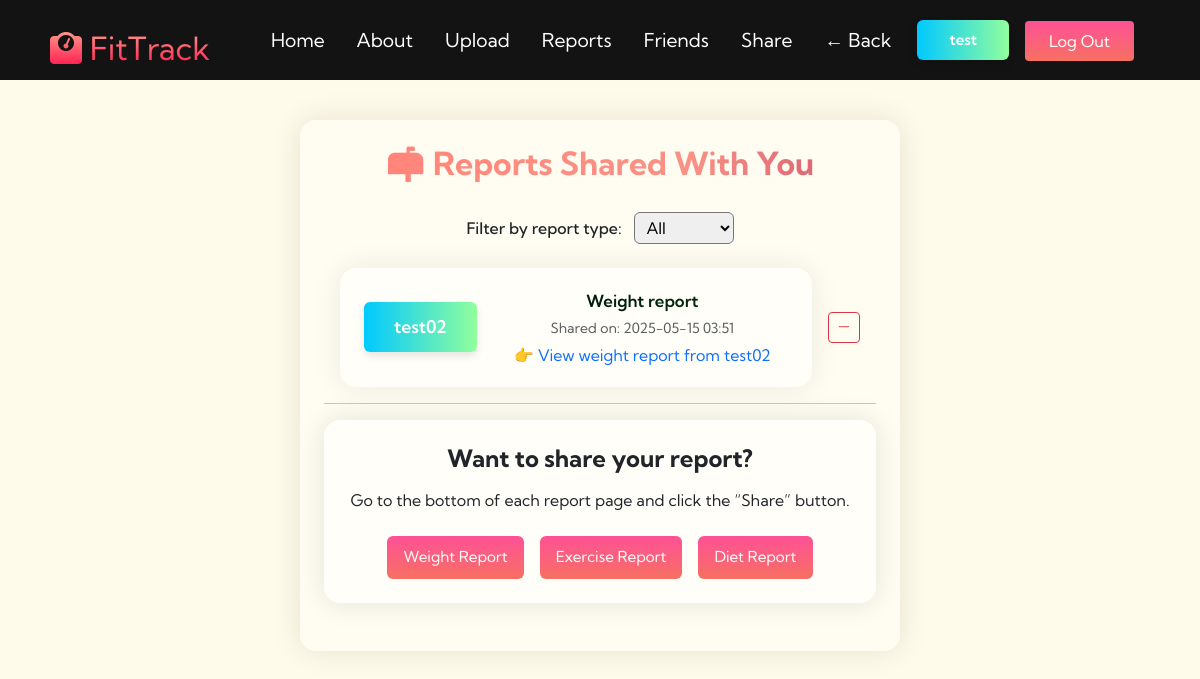
/shared_reports (signed in), run on the app's committed database.
### Fittrack/models.py (models this page shows, shortened)
class User(db.Model, UserMixin):
    __tablename__ = 'user'
    user_id = db.Column(db.Integer, primary_key=True)
    username = db.Column(db.String(80), unique=True, nullable=False)
    email = db.Column(db.String(120), unique=True, nullable=False)
    hashed_password = db.Column(db.String(200), nullable=False)
    is_profile_complete = db.Column(db.Boolean, default=False)
    birthday = db.Column(Date)
    age = db.Column(db.Integer)
    gender = db.Column(db.String(10))
    height = db.Column(db.Integer)
    current_weight = db.Column(db.Float)
    target_weight = db.Column(db.Float)
    avatar = db.Column(db.String(100))
    target_weight_time_days = db.Column(db.Integer)
    target_exercise_time_per_week = db.Column(db.Integer)
    target_exercise_timeframe_days = db.Column(db.Integer)
    weight_reg = db.Column(db.Float)
    bmi_reg = db.Column(db.Float)
    bmi_now = db.Column(db.Float)
    register_date = db.Column(Date)
    records = db.relationship('DailyRecord', backref='user', lazy=True)
    recommended_calories = db.Column(db.Float)
    activity_level = db.Column(db.String(20))  # 'low', 'moderate', 'high'

class SharedReport(db.Model):
    __tablename__ = 'shared_report'
    id = db.Column(db.Integer, primary_key=True)
    sender_id = db.Column(db.Integer, db.ForeignKey('user.user_id'), nullable=False)
    receiver_id = db.Column(db.Integer, db.ForeignKey('user.user_id'), nullable=False)
    report_type = db.Column(db.String(20), nullable=False)  # 'weight' or 'exercise'
    record_user_id = db.Column(db.Integer, nullable=True)
    timestamp = db.Column(db.DateTime, default=datetime.utcnow)
    sender = db.relationship('User', foreign_keys=[sender_id], backref='sent_reports')
    receiver = db.relationship('User', foreign_keys=[receiver_id], backref='received_reports')

### Fittrack/routes/visualise_routes.py (the view)
@visualise_bp.route("/shared_reports")
@login_required
def shared_reports():
    from ..models import SharedReport
    report_type = request.args.get("type", "").lower()
    query = SharedReport.query.filter_by(receiver_id=current_user.user_id)
    if report_type in ['weight', 'exercise', 'diet']:
        query = query.filter_by(report_type=report_type)
    reports = query.order_by(SharedReport.timestamp.desc()).all()
    return render_template("shared_reports.html", reports=reports, selected_type=report_type, timedelta=timedelta)

### Fittrack/__init__.py (called while the page is built)
@login_manager.user_loader
def load_user(user_id):
    return User.query.get(int(user_id))

### Fittrack/templates/shared_reports.html (shortened to what this page needs)
{% extends "base.html" %}
{% block content %}
<link rel="stylesheet" href="{{ url_for('static', filename='css/share.css') }}">
<div class="share-layout">
  <h1 class="profile-title">📬 Reports Shared With You</h1>
  <form method="get" action="{{ url_for('visualise_bp.shared_reports') }}" class="text-center mb-4">
    <label for="filter" class="fw-medium">Filter by report type:</label>
    <select name="type" id="filter" onchange="this.form.submit()" class="ms-2 px-2 py-1 rounded">
      <option value="">All</option>
    </select>
  </form>
  {% if reports %}
    <div class="d-flex flex-column align-items-center gap-4">
      {% for report in reports %}
        <div class="d-flex align-items-center justify-content-between w-100 px-3" style="max-width: 800px;">
          <a href="{{ url_for('visualise_bp.view_shared_report', user_id=report.sender_id, type=report.report_type) }}"
            class="shared-report-card text-decoration-none text-dark flex-grow-1 me-3">
            <div class="report-card-content">
              <div class="sender-name">{{ report.sender.username }}</div>
              <div class="report-info text-center">
                <div class="report-type-title">{{ report.report_type.capitalize() }} report</div>
                {% set adjusted_time = report.timestamp + timedelta(hours=8) %}
                <div class="text-muted small">Shared on: {{ adjusted_time.strftime('%Y-%m-%d %H:%M') }}</div>
                <div class="text-primary mt-1">👉 View {{ report.report_type }} report from {{ report.sender.username }}</div>
              </div>
            </div>
          </a>
            <form method="POST" action="{{ url_for('share_bp.delete_shared_report', report_id=report.id) }}">
              <button type="submit" class="btn btn-sm btn-outline-danger"
                      onclick="return confirm('Are you sure you want to delete this shared report?');">－</button>
            </form>
        </div>
      {% endfor %}
    </div>
  {% else %}
    <p class="text-center mt-4">No reports shared with you.</p>
  {% endif %}
  <hr />
  <div class="card-box mb-4" style="margin: auto;">
    <h4 class="text-center fw-bold mb-3">Want to share your report?</h4>
    <p class="text-center mb-4">Go to the bottom of each report page and click the “Share” button.</p>
    <div class="d-flex justify-content-center gap-3 flex-wrap">
      <a href="{{ url_for('visualise_bp.weight_report') }}" class="btn-gradient text-decoration-none">Weight Report</a>
      <a href="{{ url_for('visualise_bp.exercise_report') }}" class="btn-gradient text-decoration-none">Exercise Report</a>
      <a href="{{ url_for('diet_bp.diet_report') }}" class="btn-gradient text-decoration-none">Diet Report</a>
    </div>
  </div>
</div>
{% endblock %}

### Fittrack/templates/base.html (shortened to what this page needs)
<!DOCTYPE html>
<html lang="en">
<head>
  <link rel="stylesheet" href="https://cdnjs.cloudflare.com/ajax/libs/font-awesome/6.5.0/css/all.min.css" />
  <link href="https://cdn.jsdelivr.net/npm/bootstrap@5.3.3/dist/css/bootstrap.min.css" rel="stylesheet">
  <link href='https://cdn.jsdelivr.net/npm/fullcalendar@6.1.8/main.min.css' rel='stylesheet' />
  <link rel="stylesheet" href="{{ url_for('static', filename='css/base.css') }}">
</head>
<body>
  <nav class="navbar">
    <div class="navbar__container">
      <a href="/" id="navbar__logo"><i class="fa-solid fa-weight-scale"></i>&nbsp;FitTrack</a>
      <ul class="navbar__menu">
        <li class="navbar__item">
          <a href="/" class="navbar__links">Home</a>
        </li>
        <li class="navbar__item">
          <a href="{{ url_for('main_bp.overview') }}" class="navbar__links">About</a>
        </li>
        {% if current_user.is_authenticated %}
          <li class="navbar__item">
            <a href="{{ url_for('upload_bp.upload') }}" class="navbar__links">Upload</a>
          </li>
          <li class="navbar__item">
            <a href="{{ url_for('visualise_bp.visualise') }}" class="navbar__links">Reports</a>
          </li>
          <li class="navbar__item">
            <a href="{{ url_for('friends_bp.friends') }}" class="navbar__links">Friends</a>
          </li>
          <li class="navbar__item">
            <a class="navbar__links" href="{{ url_for('visualise_bp.shared_reports') }}">Share</a>
          </li>
          <li class="navbar__item">
            <button id="back-button" class="navbar__links" style="border: none; background: none; font: inherit; cursor: pointer;">
              ← Back
            </button>
          </li>
          <li class="navbar__user">
            <a href="{{ url_for('profile_bp.profile') }}" class="navbar__links" style="cursor: pointer;">{{ current_user.username }}</a>
          </li>
          <li class="navbar__btn">
            <a href="{{ url_for('auth_bp.logout') }}" class="button">Log Out</a>
          </li>
        {% else %}
          <li class="navbar__btn">
            <a href="{{ url_for('auth_bp.signin') }}" class="button">Sign In</a>
          </li>
        {% endif %}
      </ul>
    </div>
  </nav>
  <main>
    <body style="background-color: #fffbea;">
      {% block content %}{% endblock %}
    </body>
  </main>
</body>
</html>

### Fittrack/static/css/base.css (style rules this page uses)
* { box-sizing: border-box; margin: 0; padding: 0; font-family: 'Kumbh Sans', sans-serif; }
.navbar { background: #131313; height: 80px; display: flex; justify-content: center; align-items: center; font-size: 1.2rem; position: sticky; top: 0; z-index: 999; }
.navbar__container { display: flex; justify-content: space-between; align-items: center; height: 80px; width: 100%; max-width: 1300px; padding: 0 50px; margin: 0 auto; }
#navbar__logo { background-image: linear-gradient(to top, #ff0844 0%, #ffb199 100%); -webkit-background-clip: text; -webkit-text-fill-color: transparent; text-decoration: none; font-size: 2rem; display: flex; align-items: center; }
.navbar__menu { display: flex; align-items: center; list-style: none; text-align: center; }
.navbar__item { height: 80px; display: flex; align-items: center; }
.navbar__links { color: #fff; text-decoration: none; padding: 0 1rem; height: 100%; display: flex; align-items: center; justify-content: center; }
.navbar__btn { padding: 0 1rem; }
.button { font-size: 1rem; padding: 10px 24px; background-image: linear-gradient(to top, #f77062 0%, #fe5196 100%); border: none; border-radius: 4px; color: #fff; margin-top: 1.5rem; cursor: pointer; position: relative; transition: all 0.3s; outline: none; text-decoration: none; }
.navbar__user { height: 40px; padding: 0 16px; display: flex; align-items: center; justify-content: center; background: linear-gradient(to right, #00c9ff, #92fe9d); color: white; border-radius: 6px; margin-left: 10px; font-weight: 600; font-size: 0.95rem; cursor: default; box-shadow: 0 4px 8px rgba(0,0,0,0.1); }

### Fittrack/static/css/share.css (style rules this page uses)
.share-layout { flex: 1; max-width: 600px; min-width: 360px; padding: 24px; border-radius: 16px; background-color: rgba(255, 255, 255, 0.35); backdrop-filter: blur(16px); -webkit-backdrop-filter: blur(16px); box-shadow: 0 0 30px rgba(0, 0, 0, 0.1); transition: background-color 0.3s ease; margin-left: auto; margin-right: auto; margin-top: 40px; }
.card-box { flex: 1; max-width: 600px; min-width: 360px; padding: 24px; border-radius: 16px; background-color: rgba(255, 255, 255, 0.35); backdrop-filter: blur(16px); -webkit-backdrop-filter: blur(16px); box-shadow: 0 0 30px rgba(0, 0, 0, 0.1); transition: background-color 0.3s ease; margin-left: auto; margin-right: auto; }
.profile-title { font-size: 2rem; text-align: center; font-weight: 700; margin-bottom: 30px; background-image: linear-gradient(to right, #ff8177, #ff8c7f, #f99185, #cf556c); -webkit-background-clip: text; -webkit-text-fill-color: transparent; }
.btn-gradient { font-size: 0.95rem; background-image: linear-gradient(to top, #f77062 0%, #fe5196 100%); padding: 10px 16px; border: none; border-radius: 6px; color: #fff; cursor: pointer; transition: all 0.35s; text-align: center; display: inline-block; }
.shared-report-card { padding: 20px 24px; border-radius: 16px; background-color: rgba(255, 255, 255, 0.35); backdrop-filter: blur(16px); -webkit-backdrop-filter: blur(16px); box-shadow: 0 0 30px rgba(0, 0, 0, 0.08); transition: transform 0.3s ease, box-shadow 0.3s ease; width: 100%; max-width: 580px; }
.report-card-content { display: flex; justify-content: space-between; align-items: center; gap: 20px; flex-wrap: wrap; }
.sender-name { background: linear-gradient(to right, #00c9ff, #92fe9d); color: white; height: 50px; padding: 0 30px; display: flex; align-items: center; justify-content: center; border-radius: 6px; font-weight: 600; font-size: 1.1rem; box-shadow: 0 4px 8px rgba(0,0,0,0.1); }
.report-info { flex: 2; display: flex; flex-direction: column; justify-content: center; color: #333; }
.report-type-title { font-weight: 600; font-size: 1.05rem; color: #222; background: linear-gradient(to right, #011115, #013106); -webkit-background-clip: text; -webkit-text-fill-color: transparent; text-align: center; margin-bottom: 4px; }

### data on the page
User: username "test"
SharedReport: sender.username "test02", report_type "Weight", strftime "2025-05-15 03:51", report_type "weight"
